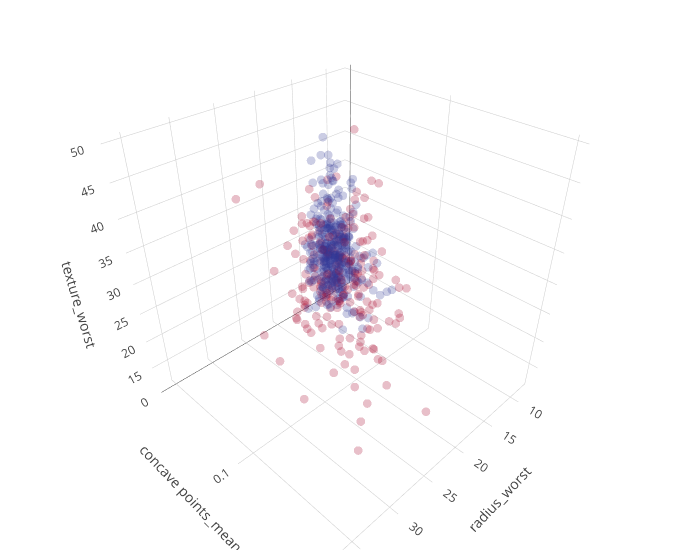

Here is the notebook cell this chart was saved with:
### Code cell
import plotly
from plotly.offline import download_plotlyjs, init_notebook_mode, plot, iplot
import plotly.graph_objs as go
plotly.offline.init_notebook_mode(connected=True)

# Read in the data again for visualization with plotly

Breast_Cancer = pd.read_csv('Breast Cancer Wisconsin Diagnostic Data Set.csv')
Breast_Cancer = Breast_Cancer.replace('B', 0)
Breast_Cancer = Breast_Cancer.replace('M', 1)
Breast_Cancer = Breast_Cancer.iloc[:, 1:-1]

# Select the three features with the largest coefficients from our logistic regression classifier

x = Breast_Cancer['radius_worst']
y = Breast_Cancer['concave points_mean']
z = Breast_Cancer['texture_worst']
c = Breast_Cancer['diagnosis']

# A quick definition for each feature:

# 1.  radius_worst  -  "worst" or largest mean value for mean of distances from center to points on the perimeter
# 2.  concave points_mean  -  mean for number of concave portions of the contour
# 3.  texture_worst  -  "worst" or largest mean value for standard deviation of gray-scale values

trace1 = go.Scatter3d(
    x=x,
    y=y,
    z=z,
    mode='markers',
    marker=dict(
    size=3,
    color=c,
    colorscale=[[0.0, 'rgb(49,54,149)'], [1.0, 'rgb(165,0,38)']],
    opacity=0.25),
    showlegend=False)

data = [trace1]
layout = go.Layout(
    margin=dict(
    l=0,
    r=0, 
    b=0,
    t=0)
)

layout = go.Layout(
    scene = dict(
    xaxis = dict(
        title='radius_worst'),
    yaxis = dict(
        title='concave points_mean'),
    zaxis = dict(
        title='texture_worst'),),
    width=700,
    margin=dict(
    r=20, b=10,
    l=10, t=10)
)

fig = go.Figure(data=data, layout=layout)
iplot(fig, filename='3d-pubg-plot')

### Figure 1 — Plotly figure (JSON) as saved in the notebook; plotly's stock layout.template omitted (floating-point values rounded to 4 significant figures; data arrays with more than 128 entries replaced by an {"elided": "..."} marker saying what was removed)
{"data": [{"marker": {"color": {"elided": "569 int values"}, "colorscale": [[0, "rgb(49,54,149)"], [1, "rgb(165,0,38)"]], "opacity": 0.25, "size": 3}, "mode": "markers", "showlegend": false, "type": "scatter3d", "uid": "983ec242-c374-4cee-9878-d1d90cd5f6cb", "x": {"elided": "569 float values"}, "y": {"elided": "569 float values"}, "z": {"elided": "569 float values"}}], "layout": {"margin": {"b": 10, "l": 10, "r": 20, "t": 10}, "scene": {"xaxis": {"title": {"text": "radius_worst"}}, "yaxis": {"title": {"text": "concave points_mean"}}, "zaxis": {"title": {"text": "texture_worst"}}}, "width": 700}}
